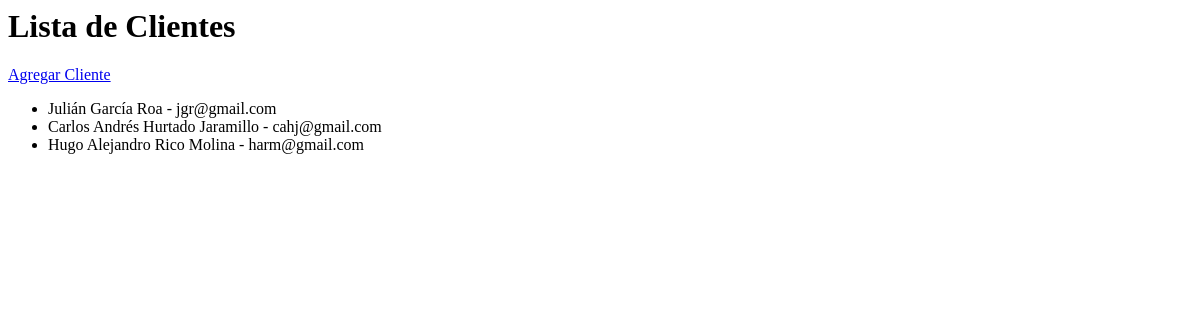
The page /productos/clientes/ on the database as committed earlier.
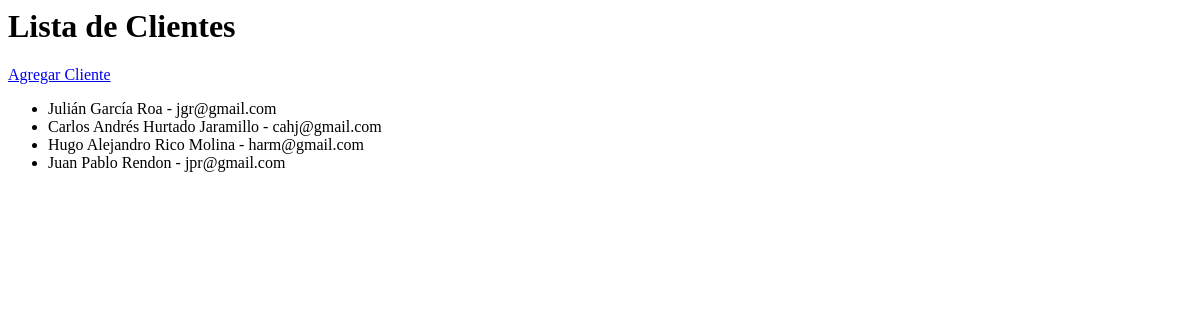
The same page on the database as committed later.
### ventas/models.py (models this page shows, shortened)
class Cliente(models.Model):
    nombre = models.CharField(max_length=100)
    email = models.EmailField(unique=True)
    telefono = models.CharField(max_length=15)

### ventas/views.py (the view)
# urls.py: path('clientes/', views.lista_clientes, name='lista_clientes'),
def lista_clientes(request):
    clientes = Cliente.objects.all()
    return render(request, 'ventas/lista_clientes.html', {'clientes': clientes})

### ventas/templates/ventas/lista_clientes.html
<h1>Lista de Clientes</h1>
<a href="{% url 'agregar_cliente' %}">Agregar Cliente</a>
<ul>
    {% for cliente in clientes %}
        <li>{{ cliente.nombre }} - {{ cliente.email }}</li>
    {% endfor %}
</ul>

Rows that differ between the two databases and show on the page:
added Cliente: nombre "Juan Pablo Rendon", email "jpr@gmail.com"
